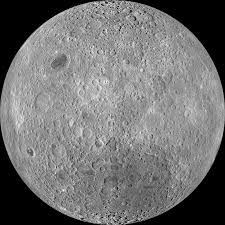
#> input picture moon.jpg, 225 x 225 px
$ jupyter execute 'Erosion & Dilation to fill holes.ipynb'
#> lines starting #> are read from the running program, lines starting #| are printed output that depends on the picture; after the words box and inside, x2 and y2 are one past the last pixel; in counts of white or black regions, pixels touching at a corner belong together
[cell 1]
import matplotlib.pyplot as plt
import numpy as np

from skimage import io
from skimage import data

from skimage.exposure import rescale_intensity
from skimage.morphology import reconstruction

[cell 2]
moon = io.imread('moon.jpg')
#> moon is the input picture: shape (225, 225, 3); min 0, max 255, mean 114.6

[cell 3]
plt.imshow(moon,cmap='gray')

[cell 4]
moon_rescaled = rescale_intensity(moon,in_range=(32,200))
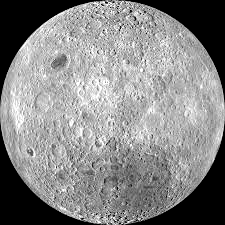
#> moon_rescaled: shape (225, 225, 3); min 0, max 255, mean 134.9
plt.imshow(moon_rescaled,cmap='gray')

[cell 5]
# erosion -> fill holes and to skrink an obj
erosion_seed = np.copy(moon_rescaled)
erosion_seed[1:-1,1:-1] = moon_rescaled.max() #except borders
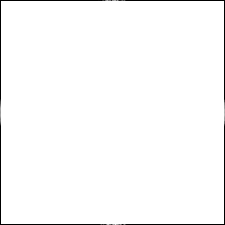
#> erosion_seed: shape (225, 225, 3); min 0, max 255, mean 250.7
mask = moon_rescaled

[cell 6]
fill_holes = reconstruction(erosion_seed,mask, method='erosion')
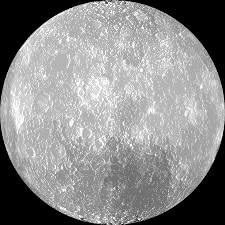
#> fill_holes: shape (225, 225, 3) float64; min 0, max 255, mean 140.6

[cell 7]
plt.imshow(fill_holes,cmap='gray')
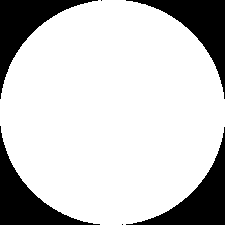
#> shown: shape (225, 225, 3) float64; values 0 (black) and 1 (white), 79% white; 6 black regions (2 under 20 px), largest, box (x1, y1, x2, y2) and area: (0, 126, 100, 225) 2664, (0, 0, 98, 99) 2663, (126, 127, 225, 225) 2661, (126, 0, 225, 99) 2660

[cell 8]
dialation_seed = np.copy(moon_rescaled)
dialation_seed[1:-1,1:-1]=dialation_seed.min()
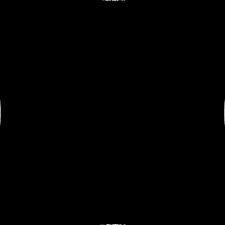
#> dialation_seed: shape (225, 225, 3); min 0, max 229, mean 0.2
mask= moon_rescaled

[cell 9]
highlight = reconstruction(dialation_seed,mask, method='dilation')
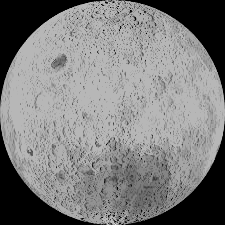
#> highlight: shape (225, 225, 3) float64; min 0, max 229, mean 126.5

[cell 10]
plt.imshow(highlight)

[cell 11]
holes = fill_holes - moon_rescaled
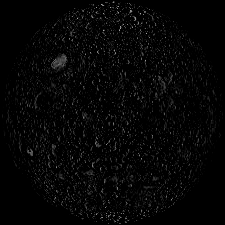
#> holes: shape (225, 225, 3) float64; min 0, max 173, mean 5.7
peaks = highlight-moon_rescaled
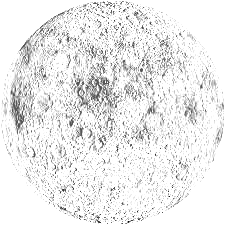
#> peaks: shape (225, 225, 3) float64; min -108, max 0, mean -8.4; drawn with min black and max white

[cell 12]
plt.imshow(holes,cmap='gray')
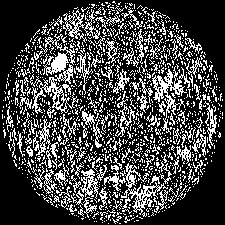
#> shown: shape (225, 225, 3) float64; values 0 (black) and 1 (white), 26.8% white in thin lines or dots

[cell 13]
plt.imshow(peaks,cmap='gray')
